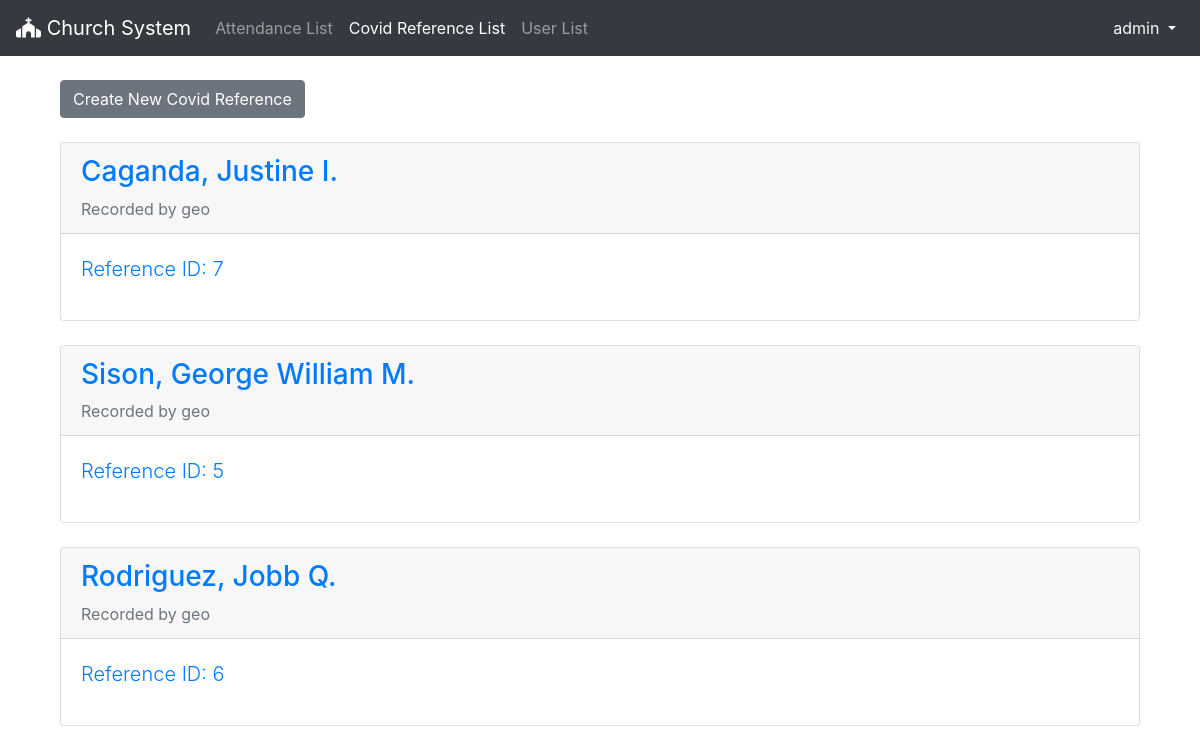
/ref/ (signed in), run on the app's committed database.
### staff/models.py (models this page shows)
class Staff(AbstractUser):
    class Sex(models.TextChoices):
        MAN = 'M', ('Man')
        WOMAN = 'F', ('Woman')
    sex = models.CharField('sex', max_length=1, choices=Sex.choices, null=True)
    def __str__(self):
        return f'{self.username}'

### reference/models.py (models this page shows, shortened)
class CovidReference(models.Model):
    user = models.OneToOneField(User, on_delete=models.CASCADE, primary_key=True)
    staff_id = models.ForeignKey(Staff, on_delete=models.PROTECT)
    covid_reference_id = models.CharField(max_length=6)
    verified = models.BooleanField(default=False)

### user/models.py (models this page shows, shortened)
class User(models.Model):
    class Sex(models.TextChoices):
        MAN = 'M', ('Man')
        WOMAN = 'F', ('Woman')
    first_name = models.CharField(max_length=50)
    middle_name = models.CharField(max_length=50)
    last_name = models.CharField(max_length=50)
    birthdate = models.DateField()
    age = models.IntegerField()
    sex = models.CharField(max_length=1, choices=Sex.choices, null=True)
    profession = models.CharField(max_length=50)
    staff = models.ForeignKey(Staff, on_delete=models.PROTECT)
    def __str__(self):
        return f'{self.last_name}, {self.first_name} {self.middle_name[0]}.'

### reference/views.py (the view)
# urls.py: path('', CovidReferenceListView.as_view(), name='ref_list'),
class CovidReferenceListView(LoginRequiredMixin, ListView):
    model = CovidReference
    template_name = 'ref_list.html'
    context_object_name = 'all_refs_list'

### templates/ref_list.html (shortened to what this page needs)
{% extends 'base.html' %}
{% block navbar %}
  <li class="nav-item">
    <a class="nav-link" href="{% url 'attend_list'%}">Attendance List</a>
  </li>
  <li class="nav-item">
      <a class="nav-link active" href="{% url 'ref_list' %}">Covid Reference List</a>
  </li>
  <li class="nav-item">
      <a class="nav-link" href="{% url 'user_list'%}">User List</a>
  </li>
{% endblock%}
{% block content%}
  <div class="container-fluid mt-4">
      <a href="{% url 'ref_new' %}"><button class="btn btn-secondary">Create New Covid Reference</button></a>
      {% for ref in all_refs_list %}
        <div class="card mt-4">
            <a style="text-decoration: none;" href="{% url 'ref_detail' ref.pk %}">
                <div class="card-header">
                    <span class="font-weight-bold d-block"><h3>{{ ref.user }}</h3></span>
                    <span class="text-muted">Recorded by {{ ref.staff_id }}</span>
                </div>
                <div class="card-body">
                    <p class="lead">Reference ID: {{ ref.covid_reference_id }}</p>
                </div>
            </a>
        </div>
      {% endfor %}
  </div>
{% endblock content%}

### templates/base.html (shortened to what this page needs)
{% load static %}
<!DOCTYPE html>
<html>
<head>
    <link rel="stylesheet" href="https://cdn.jsdelivr.net/npm/bootstrap@4.6.0/dist/css/bootstrap.min.css">
</head>
<body>
    <nav class="navbar navbar-expand-lg navbar-dark bg-dark">
        <a class="navbar-brand" href="{% url 'home' %}"><i class="fas fa-church"></i> Church System</a>
        <div class="collapse navbar-collapse" id="navbarSupportedContent">
            {% if user.is_authenticated %}
            <ul class="navbar-nav mr-auto">
              {% block navbar %}{% endblock%}
            </ul>
            <ul class="navbar-nav ml-auto">
                <li class="nav-item">
                    <a class="nav-link dropdown-toggle text-light" href="#" id="navbarDropdown" role="button" data-toggle="dropdown" aria-haspopup="true" aria-expanded="false">
                        {{ user.username }}
                    </a>
                </li>
            </ul>
            {% else %}
            <form class="form-inline ml-auto">
                <a href="{% url 'login' %}" class="btn btn-secondary">Log In</a>
                <a href="{% url 'signup' %}" class="btn btn-primary ml-2">Sign Up</a>
            </form>
            {% endif %}
        </div>
    </nav>
    <main>
        <div class="container">
            {% block content %}
            {% endblock content %}
        </div>
    </main>
</body>
</html>

### data on the page
Staff: username "admin"
CovidReference: user "Caganda, Justine I.", staff_id "geo", covid_reference_id "7"
CovidReference: user "Sison, George William M.", staff_id "geo", covid_reference_id "5"
CovidReference: user "Rodriguez, Jobb Q.", staff_id "geo", covid_reference_id "6"
